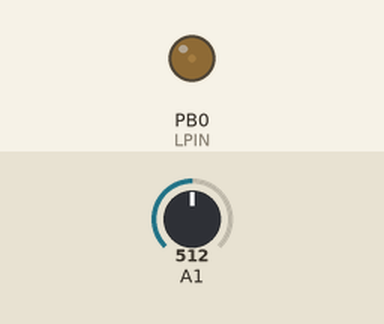
Bench run of a sketch on a simulated ATtiny85, built with avr-gcc and run on an emulated ATtiny85. On the bench: output pins drawn as LEDs (lit = HIGH). The test bench sets the inputs (shaded band); at power-on: A1 = 512. Random numbers use the default seed unless the sketch sets one.

Above: at 0.99 s.
1.3 s: A1 set to 716
Timing chart, 0 to 10.3 s (numbered marks = the images above; inputs shaded):
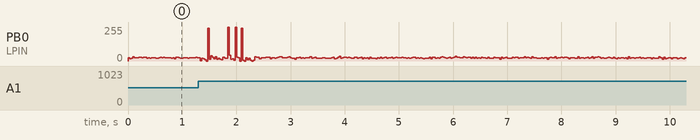

The sketch:

tealight.ino
```cpp
/*
* Create a blowing candle effect where the flicker is
* influenced by change in a photoresistor reading
*/

#include <stdio.h>
#include <stdlib.h>
#include <math.h>

/*
 * My implementation of the Box-Muller transform, the
 * equations for which can be found at:
 * https://en.wikipedia.org/wiki/Box-Muller_transform
 * I use the first random number to determine which side
 * of the distribution (pos or neg of mu) is returned.
 * This implementation is "wasteful" in the sense that it requires
 * two (uniform) random numbers to form one normally distributed
 * random number.  For this particular problem, I don't see an issue
 * with the inefficiency.
*/

float normalDistribution(float mu, float sigma)
{
  const float two_pi = 2.0*3.14159265358979323846;
  float u1, u2, z;
  u1 = rand()*1.0/RAND_MAX;
  u2 = rand()*1.0/RAND_MAX;

  if(u1 < 0.5)
  {
    z = sqrt(-2.0*log(u1))*cos(two_pi*u2);
  }
  else
  {
    z = sqrt(-2.0*log(u1))*sin(two_pi*u2);
  }

  return z*sigma+mu;
}

/*
 * Analog pins 2 and 3 should not be connected to anything.
 * Use their readings to generate a random number seed.
*/
long genSeed()
{
  return analogRead(2)+ analogRead(3)*1000;
}

/*
 * There are times when we want to constrain numbers within a
 * certain range.  This function helps us do that easily
*/
float rescale(float val,float oldmin, float oldmax, float newmin, float newmax)
{
  float i;

  i = (newmin*oldmax-newmax*oldmin+newmax*val-newmin*val)/(oldmax-oldmin);
  return i;
}

/*
 * Global variables
*/

// normally distributed random number;
float z;
// previous and current light reading
int plr, clr;
// default values for LED intensity and flicker
// Change to suit your desire.  Max is 255.
float mu = 25, sigma = 4;
// variables containing change when wind active
// These can be chaged in the loop routine below.
float dmu, dsigma;
// photoresistor min and max
// I played around with this routine on an ATMega328p which allows
// for serial output.  Under my conditions, these were the limits of
// the photoresistor values.  Set to 0 and 1023 to get the largest
// range of values or smaller to get a more dramatic flickering effect.
int pmin = 300, pmax = 800;
// led min and max
// Even though the maximum for PWM is 255, the sequin LED doesn't
// seem to have much additional intensity variation above this value.
// Feel free to change if you wish.
int lmin = 0, lmax = 125;
// Pins (photoresistor at pin 2[analog] and LED at pin 9[PWM]
const int PPIN = 1; // Physical pin 7 on ATtiny85
const int LPIN = 0; // Physical pin 5 on ATtiny85
// We need to know if the windy LED values are active for the current loop
boolean wind = false;
// The windy LED values will only stick around for a short time
unsigned long windtimer = 0;
// This variable determined if a light change is triggered.
// A higher value indicates a greater change is required.
// Right now a light intensity change of ~ 1% will do the trick.
const int windlimit = 30;

void setup(){
  // Get the initial photoresistor reading
  plr = analogRead(PPIN);
}

void loop (){
  // Get the current photoresistor reading
  clr = analogRead(PPIN);
  // If a change in the light level is detected and we are not already
  // in a wind pattern, set the windy light values.
  if(abs(clr-plr)>windlimit && !wind)
  {
    wind = true;
    windtimer = millis();
    dmu = -10; dsigma = 10;
  }
  // If the windy LED settings have be active for 1000 ms, turn them off.
  // Feel free to change the 1000 to something longer or shorter.
  if (wind && (millis()-windtimer>1000))
  {
    wind = false;
    dmu = 0; dsigma = 0;
  }
  // Change the LED intensity
  analogWrite(LPIN,constrain(
    (int)normalDistribution(mu+dmu,sigma+dsigma),
    0,255
  ));
  // Resent the previous light level.
  plr = clr;
  // Slow down a bit.  This value can be modified to suit your desires.
  delay(25);
}
```
